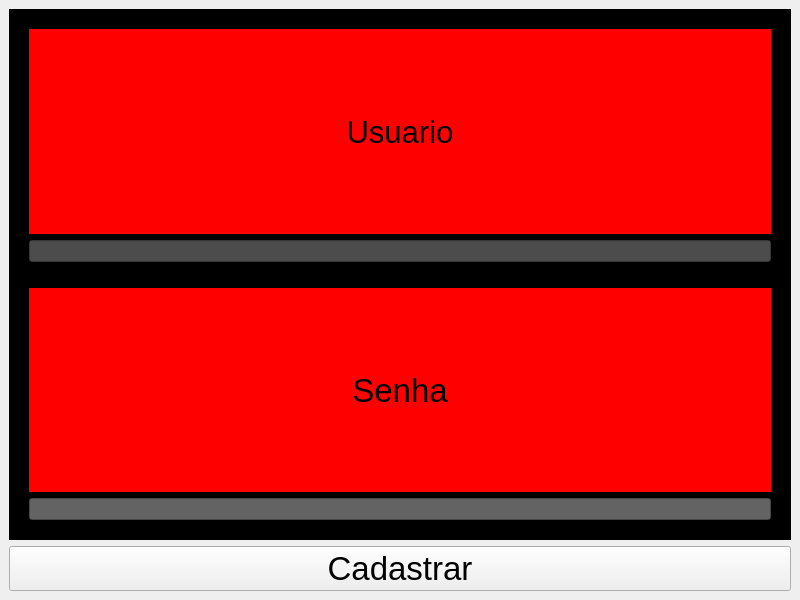
<?xml version="1.0" encoding="UTF-8"?>
<ui version="4.0">
 <class>MainWindow</class>
 <widget class="QMainWindow" name="MainWindow">
  <property name="geometry">
   <rect>
    <x>0</x>
    <y>0</y>
    <width>800</width>
    <height>600</height>
   </rect>
  </property>
  <property name="minimumSize">
   <size>
    <width>600</width>
    <height>600</height>
   </size>
  </property>
  <property name="windowTitle">
   <string>MainWindow</string>
  </property>
  <widget class="QWidget" name="centralwidget">
   <layout class="QGridLayout" name="gridLayout">
    <item row="1" column="0">
     <widget class="QPushButton" name="pushButton">
      <property name="font">
       <font>
        <pointsize>25</pointsize>
       </font>
      </property>
      <property name="text">
       <string>Cadastrar</string>
      </property>
     </widget>
    </item>
    <item row="0" column="0">
     <widget class="QFrame" name="frame_3">
      <property name="styleSheet">
       <string notr="true">background-color: rgb(0, 0, 0);</string>
      </property>
      <property name="frameShape">
       <enum>QFrame::Shape::StyledPanel</enum>
      </property>
      <property name="frameShadow">
       <enum>QFrame::Shadow::Raised</enum>
      </property>
      <layout class="QVBoxLayout" name="verticalLayout">
       <item>
        <widget class="QFrame" name="frame">
         <property name="frameShape">
          <enum>QFrame::Shape::StyledPanel</enum>
         </property>
         <property name="frameShadow">
          <enum>QFrame::Shadow::Raised</enum>
         </property>
         <layout class="QVBoxLayout" name="verticalLayout_2">
          <item>
           <widget class="QLabel" name="label_Usuario">
            <property name="font">
             <font>
              <pointsize>23</pointsize>
             </font>
            </property>
            <property name="styleSheet">
             <string notr="true">background-color: rgb(255, 0, 0);</string>
            </property>
            <property name="text">
             <string>Usuario</string>
            </property>
            <property name="alignment">
             <set>Qt::AlignmentFlag::AlignCenter</set>
            </property>
           </widget>
          </item>
          <item>
           <widget class="QLineEdit" name="lineEdit_usuario">
            <property name="styleSheet">
             <string notr="true">background-color: rgb(76, 76, 76);</string>
            </property>
           </widget>
          </item>
         </layout>
        </widget>
       </item>
       <item>
        <widget class="QFrame" name="frame_2">
         <property name="frameShape">
          <enum>QFrame::Shape::StyledPanel</enum>
         </property>
         <property name="frameShadow">
          <enum>QFrame::Shadow::Raised</enum>
         </property>
         <layout class="QVBoxLayout" name="verticalLayout_3">
          <item>
           <widget class="QLabel" name="label_Senha">
            <property name="font">
             <font>
              <pointsize>25</pointsize>
             </font>
            </property>
            <property name="styleSheet">
             <string notr="true">background-color: rgb(255, 0, 0);</string>
            </property>
            <property name="text">
             <string>Senha</string>
            </property>
            <property name="alignment">
             <set>Qt::AlignmentFlag::AlignCenter</set>
            </property>
           </widget>
          </item>
          <item>
           <widget class="QLineEdit" name="lineEdit_Senha">
            <property name="styleSheet">
             <string notr="true">background-color: rgb(99, 99, 99);</string>
            </property>
            <property name="echoMode">
             <enum>QLineEdit::EchoMode::Password</enum>
            </property>
           </widget>
          </item>
         </layout>
        </widget>
       </item>
      </layout>
     </widget>
    </item>
   </layout>
  </widget>
 </widget>
 <resources/>
 <connections/>
</ui>
